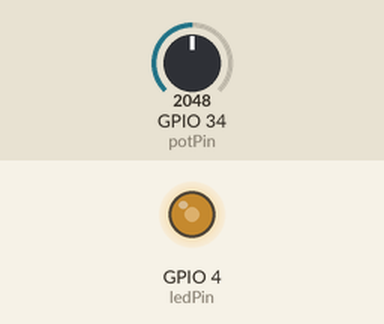
The sketch below on a simulated ESP32. Shown: output pins drawn as LEDs (lit = HIGH). The inputs (shaded band) are chosen by the test bench; at power-on: GPIO 34 (potPin) = 2048.

Above: at 1.2 s.
1.3 s: GPIO 34 (potPin) set to 2866
At 2.2 s:
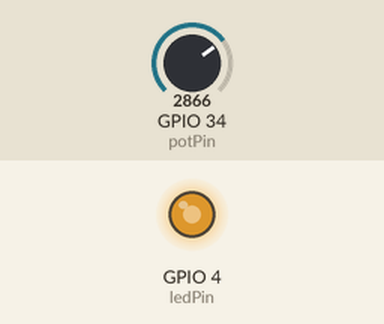
2.8 s: GPIO 34 (potPin) set to 3603
At 3.5 s:
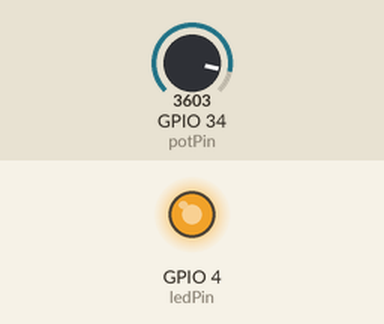
4.3 s: GPIO 34 (potPin) set to 491
At 4.7 s:
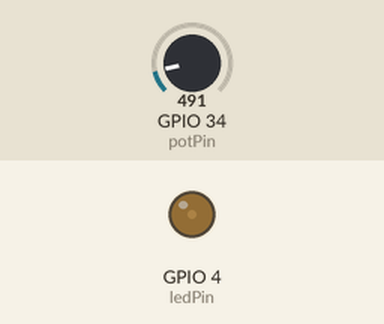
5.8 s: GPIO 34 (potPin) set to 0
At 7.0 s:
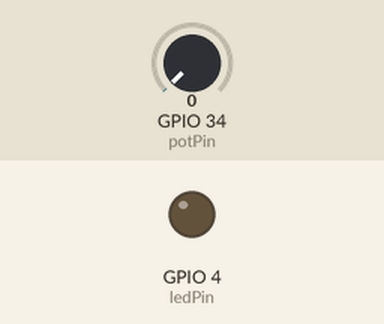
7.3 s: GPIO 34 (potPin) set to 2047
At 8.3 s:
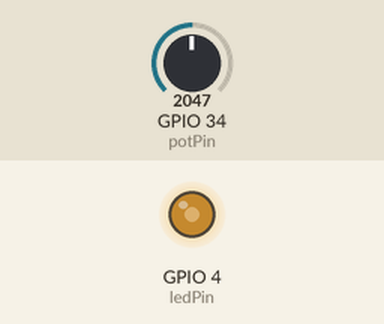
Timing chart, 0 to 9.8 s (numbered marks = the images above; inputs shaded):
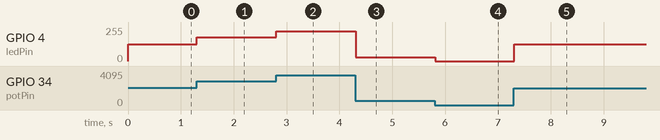

Measured:
- after the input at 1.3 s, GPIO 4 (ledPin): 127/255 → 178/255 at once
- after the input at 2.8 s, GPIO 4 (ledPin): 178/255 → 224/255 at once
- after the input at 4.3 s, GPIO 4 (ledPin): 224/255 → 30/255 at once
- after the input at 5.8 s, GPIO 4 (ledPin): 30/255 → 0/255 at once
- after the input at 7.3 s, GPIO 4 (ledPin): 0/255 → 127/255 at once

The sketch:

LED________.ino
```cpp
// 가변저항 모듈은 GPIO 34(아날로그 ADC!_CH6)에 연결
const int potPin = 34;
// LED 모듈은 GPIO 4에 연결
const int ledPin = 4;
// 가변저항 값을 저장하기 위한 변수
int potValue = 0;

void setup() {
  pinMode(potPin, INPUT);
  pinMode(ledPin, OUTPUT);
}

void loop() {
  // 가변저항 값을 읽음
  potValue = analogRead(potPin);
  analogWrite(ledPin, map(potValue, 0, 4095, 0, 255));
  delay(100);
  }
```
